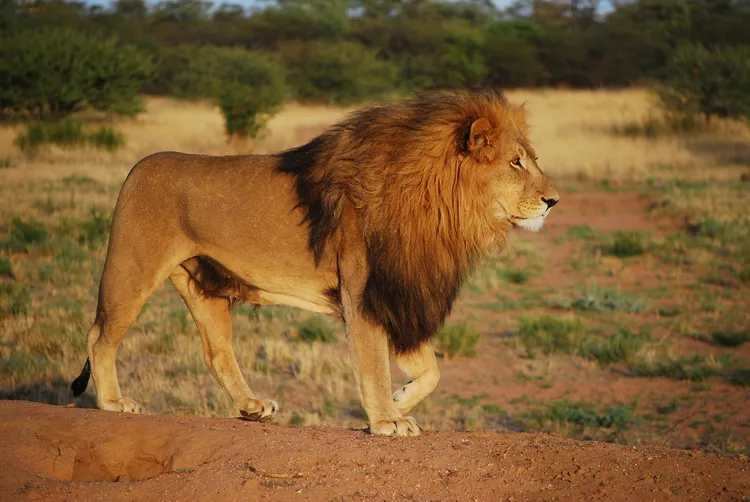
#> input picture Experiment_7/lion.webp, 750 x 502 px, found by its file name
$ python image_process.py
#> lines starting #> are read from the running program, lines starting #| are printed output that depends on the picture; after the words box and inside, x2 and y2 are one past the last pixel; in counts of white or black regions, pixels touching at a corner belong together
import cv2
import numpy as np
import matplotlib.pyplot as plt

# Read image directly in grayscale (path fixed with quotes and leading slash)
src_image = cv2.imread('/Users/tousifkhan/Desktop/SEM5/DSIP_PRACT/Opencv/lion.webp', cv2.IMREAD_GRAYSCALE)
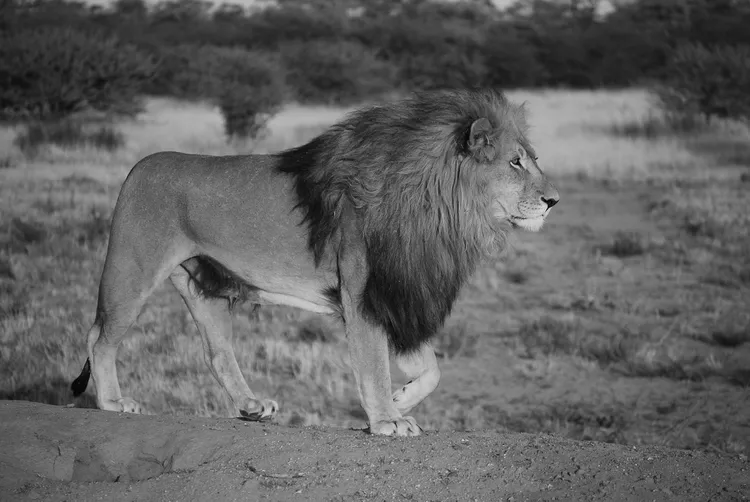
#> src_image: shape (502, 750); min 0, max 225, mean 97.4

# Check if image is loaded
if src_image is None:
    print("Image not found!")
    exit()

# -------------------------
# 1. Image Negation
# -------------------------
negative_image = 255 - src_image
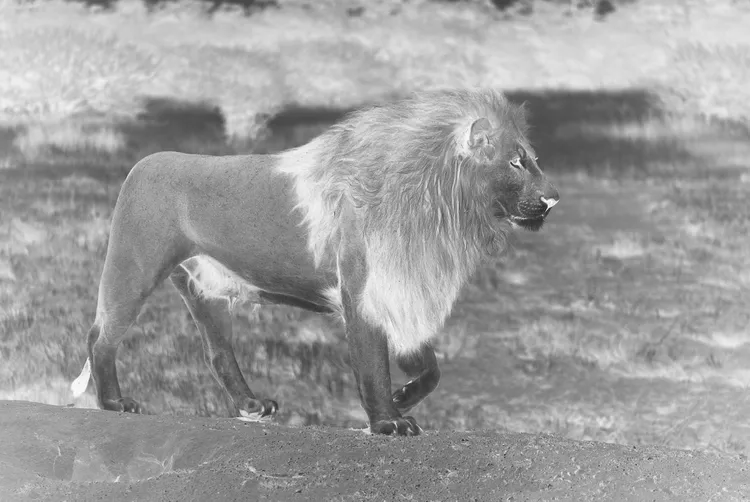
#> negative_image: shape (502, 750); min 30, max 255, mean 157.6

# -------------------------
# 2. Thresholding
# -------------------------
_, thresholded_image = cv2.threshold(src_image, 128, 255, cv2.THRESH_BINARY)
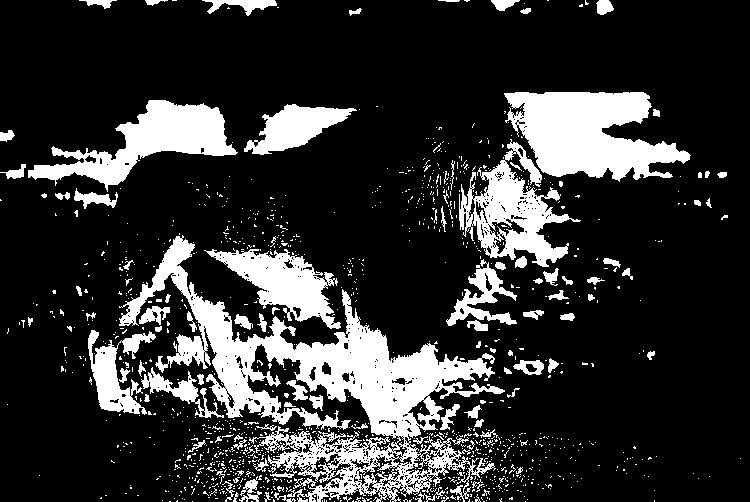
#> thresholded_image: shape (502, 750); 19.4% white; 1207 white regions (1102 under 20 px), largest, box (x1, y1, x2, y2) and area: (119, 235, 505, 502) 26689, (504, 92, 691, 182) 10409, (28, 100, 238, 192) 6981

# -------------------------
# 3. Gamma Correction
# -------------------------
gamma = 2.0

# Normalize image to range [0,1]
normalized_image = src_image / 255.0

# Apply gamma correction
gamma_corrected_image = np.power(normalized_image, 1 / gamma)
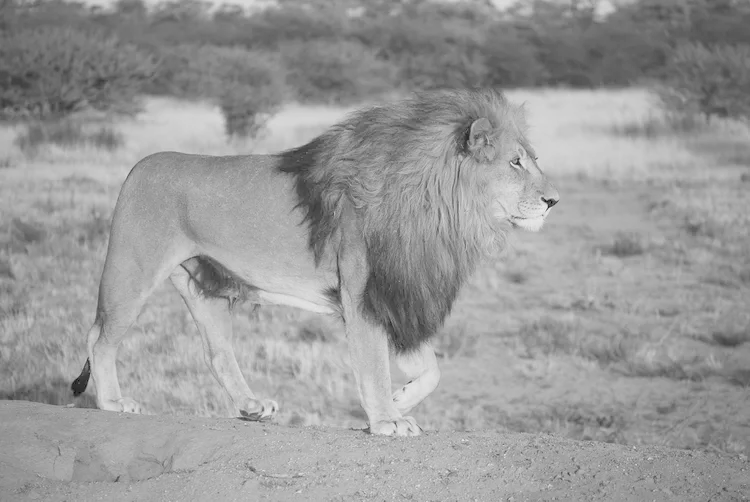
#> gamma_corrected_image: shape (502, 750) float64; min 0, max 0.939, mean 0.606

# Convert back to range [0,255]
gamma_corrected_image = np.uint8(gamma_corrected_image * 255)

# -------------------------
# Display Images
# -------------------------
plt.figure(figsize=(15, 5))

plt.subplot(1, 4, 1)
plt.imshow(src_image, cmap='gray')
plt.title("Original")
plt.axis('off')

plt.subplot(1, 4, 2)
plt.imshow(negative_image, cmap='gray')
plt.title("Negative")
plt.axis('off')

plt.subplot(1, 4, 3)
plt.imshow(thresholded_image, cmap='gray')
plt.title("Threshold")
plt.axis('off')

plt.subplot(1, 4, 4)
plt.imshow(gamma_corrected_image, cmap='gray')
plt.title("Gamma")
plt.axis('off')

plt.show()

$ run again, with Experiment_7/zebra.jpg saved as Experiment_7/lion.webp
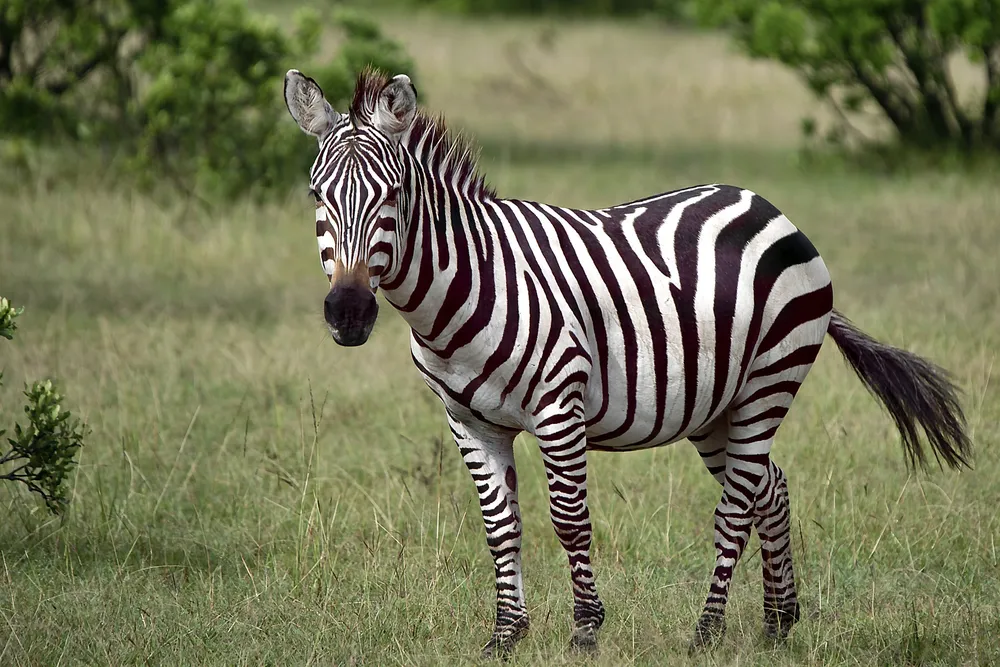
#> input picture Experiment_7/zebra.jpg, 1000 x 667 px, shrunk from 1920 x 1280 before the run, found by its file name
#> `_, thresholded_image = cv2.threshold(src_image, 128, 255, cv2.THRESH_B..`:
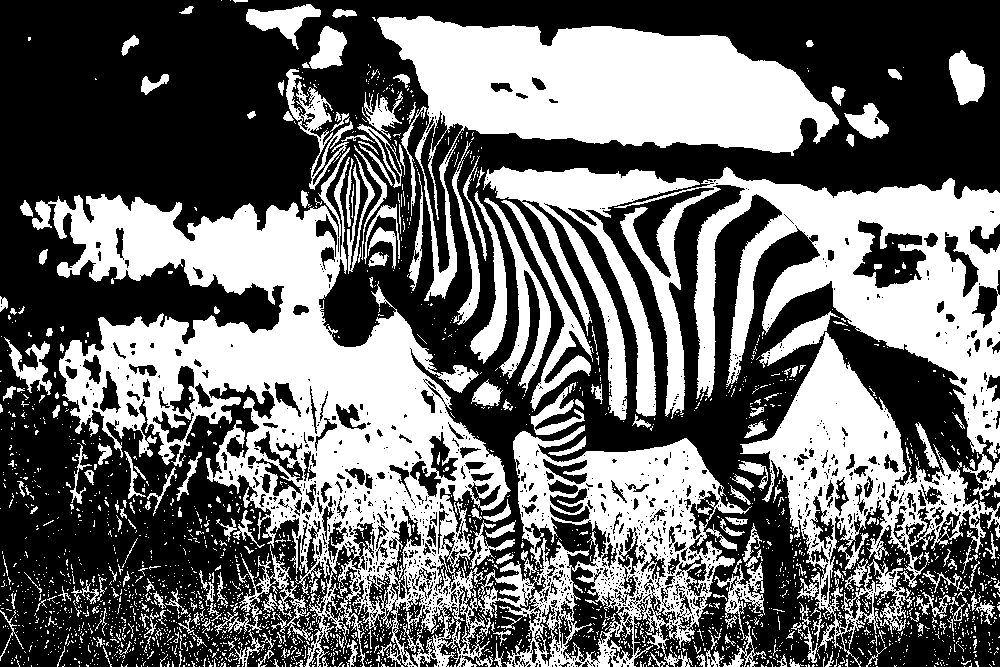
#> thresholded_image: shape (667, 1000); 42.1% white; 2584 white regions (2334 under 20 px), largest, box (x1, y1, x2, y2) and area: (32, 147, 752, 667) 108403, (377, 16, 839, 301) 43832, (614, 167, 1000, 500) 42096
#> `gamma_corrected_image = np.power(normalized_image, 1 / gamma)`:
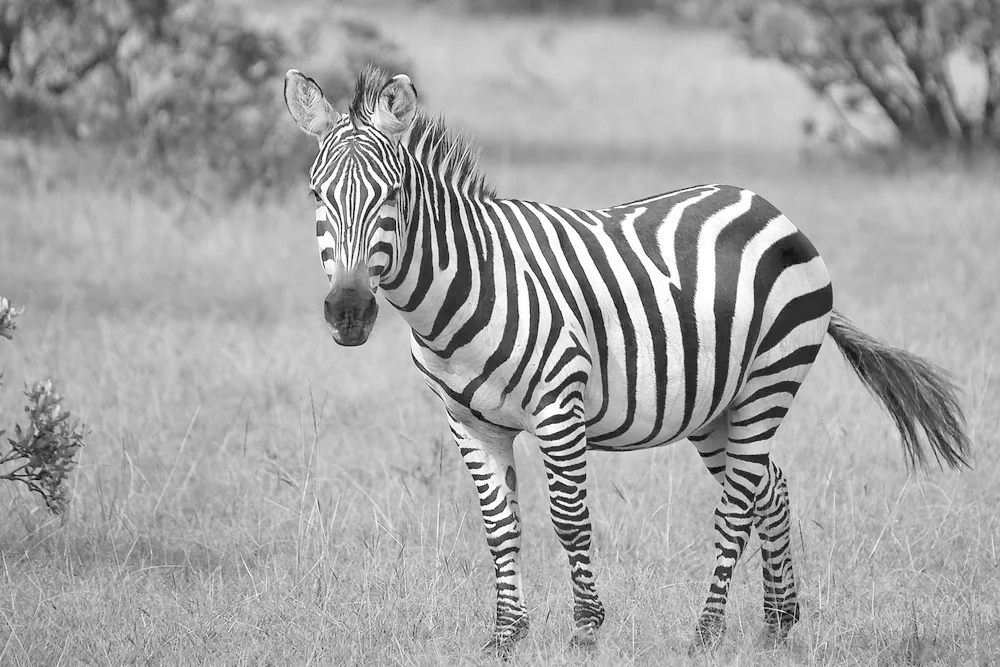
#> gamma_corrected_image: shape (667, 1000) float64; min 0, max 1, mean 0.642
